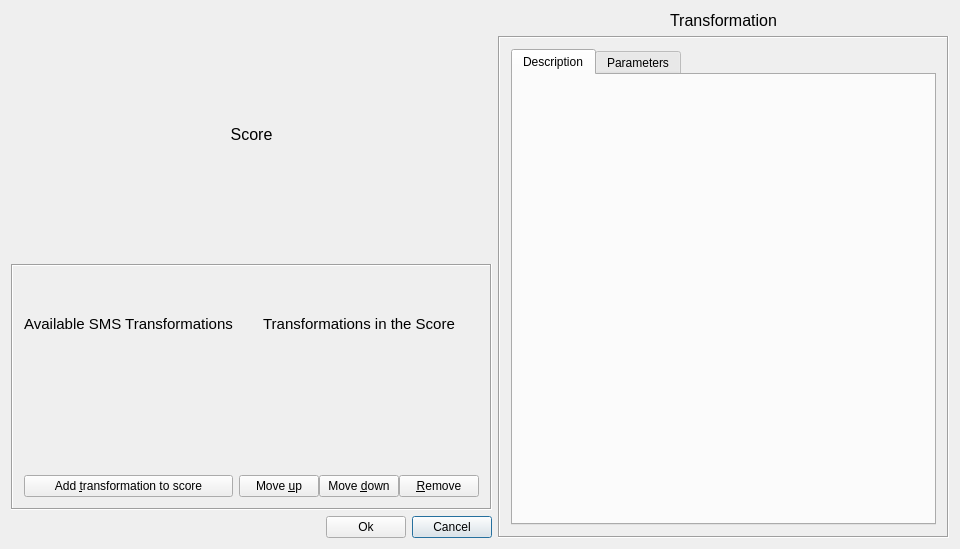
<?xml version="1.0" encoding="UTF-8"?>
<ui version="4.0">
 <class>ScoreEditorDlg</class>
 <widget class="QDialog" name="ScoreEditorDlg">
  <property name="geometry">
   <rect>
    <x>0</x>
    <y>0</y>
    <width>960</width>
    <height>549</height>
   </rect>
  </property>
  <property name="windowTitle">
   <string>SMS Tools 2 - SMS Transformation Score Editor</string>
  </property>
  <property name="modal">
   <bool>true</bool>
  </property>
  <layout class="QHBoxLayout">
   <item>
    <layout class="QVBoxLayout">
     <item>
      <widget class="QLabel" name="mScoreTitle">
       <property name="sizePolicy">
        <sizepolicy hsizetype="Preferred" vsizetype="Minimum">
         <horstretch>0</horstretch>
         <verstretch>0</verstretch>
        </sizepolicy>
       </property>
       <property name="font">
        <font>
         <pointsize>12</pointsize>
        </font>
       </property>
       <property name="text">
        <string>Score</string>
       </property>
       <property name="alignment">
        <set>Qt::AlignCenter</set>
       </property>
       <property name="wordWrap">
        <bool>false</bool>
       </property>
      </widget>
     </item>
     <item>
      <widget class="Q3Frame" name="mScoreFrameContainer">
       <property name="frameShape">
        <enum>QFrame::Box</enum>
       </property>
       <property name="frameShadow">
        <enum>QFrame::Sunken</enum>
       </property>
       <property name="lineWidth">
        <number>1</number>
       </property>
       <layout class="QHBoxLayout">
        <item>
         <layout class="QVBoxLayout">
          <item>
           <widget class="QLabel" name="mAvailableTransformationsLabel">
            <property name="font">
             <font>
              <pointsize>11</pointsize>
             </font>
            </property>
            <property name="text">
             <string>Available SMS Transformations</string>
            </property>
            <property name="alignment">
             <set>Qt::AlignCenter</set>
            </property>
            <property name="wordWrap">
             <bool>false</bool>
            </property>
           </widget>
          </item>
          <item>
           <widget class="Q3ListBox" name="mAvailableTransformationList">
            <property name="minimumSize">
             <size>
              <width>200</width>
              <height>0</height>
             </size>
            </property>
           </widget>
          </item>
          <item>
           <widget class="QPushButton" name="mAddToScoreBtn">
            <property name="minimumSize">
             <size>
              <width>200</width>
              <height>0</height>
             </size>
            </property>
            <property name="text">
             <string>Add &amp;transformation to score</string>
            </property>
            <property name="shortcut">
             <string>Alt+T</string>
            </property>
            <property name="autoDefault">
             <bool>true</bool>
            </property>
           </widget>
          </item>
         </layout>
        </item>
        <item>
         <layout class="QVBoxLayout">
          <item>
           <widget class="QLabel" name="mScoreTransformationLabel">
            <property name="font">
             <font>
              <pointsize>11</pointsize>
             </font>
            </property>
            <property name="text">
             <string>Transformations in the Score</string>
            </property>
            <property name="alignment">
             <set>Qt::AlignCenter</set>
            </property>
            <property name="wordWrap">
             <bool>false</bool>
            </property>
           </widget>
          </item>
          <item>
           <widget class="Q3ListBox" name="mScoreTransformationList">
            <property name="minimumSize">
             <size>
              <width>175</width>
              <height>0</height>
             </size>
            </property>
           </widget>
          </item>
          <item>
           <layout class="QHBoxLayout">
            <property name="spacing">
             <number>0</number>
            </property>
            <item>
             <widget class="QPushButton" name="mMoveUpBtn">
              <property name="minimumSize">
               <size>
                <width>65</width>
                <height>0</height>
               </size>
              </property>
              <property name="text">
               <string>Move &amp;up</string>
              </property>
              <property name="shortcut">
               <string>Alt+U</string>
              </property>
             </widget>
            </item>
            <item>
             <widget class="QPushButton" name="mMoveDownBtn">
              <property name="minimumSize">
               <size>
                <width>70</width>
                <height>0</height>
               </size>
              </property>
              <property name="text">
               <string>Move &amp;down</string>
              </property>
              <property name="shortcut">
               <string>Alt+D</string>
              </property>
             </widget>
            </item>
            <item>
             <widget class="QPushButton" name="mRemoveBtn">
              <property name="minimumSize">
               <size>
                <width>65</width>
                <height>0</height>
               </size>
              </property>
              <property name="text">
               <string>&amp;Remove</string>
              </property>
              <property name="shortcut">
               <string>Alt+R</string>
              </property>
             </widget>
            </item>
           </layout>
          </item>
         </layout>
        </item>
       </layout>
      </widget>
     </item>
     <item>
      <layout class="QHBoxLayout">
       <item>
        <spacer name="spacer1">
         <property name="orientation">
          <enum>Qt::Horizontal</enum>
         </property>
         <property name="sizeType">
          <enum>QSizePolicy::Expanding</enum>
         </property>
         <property name="sizeHint" stdset="0">
          <size>
           <width>81</width>
           <height>21</height>
          </size>
         </property>
        </spacer>
       </item>
       <item>
        <widget class="QPushButton" name="mOkBtn">
         <property name="text">
          <string>Ok</string>
         </property>
        </widget>
       </item>
       <item>
        <widget class="QPushButton" name="mCancelBtn">
         <property name="text">
          <string>Cancel</string>
         </property>
         <property name="default">
          <bool>true</bool>
         </property>
        </widget>
       </item>
      </layout>
     </item>
    </layout>
   </item>
   <item>
    <layout class="QVBoxLayout">
     <item>
      <widget class="QLabel" name="mTransformationLabel">
       <property name="sizePolicy">
        <sizepolicy hsizetype="Preferred" vsizetype="Minimum">
         <horstretch>0</horstretch>
         <verstretch>0</verstretch>
        </sizepolicy>
       </property>
       <property name="font">
        <font>
         <pointsize>12</pointsize>
        </font>
       </property>
       <property name="text">
        <string>Transformation</string>
       </property>
       <property name="alignment">
        <set>Qt::AlignCenter</set>
       </property>
       <property name="wordWrap">
        <bool>false</bool>
       </property>
      </widget>
     </item>
     <item>
      <widget class="Q3Frame" name="frame4">
       <property name="frameShape">
        <enum>QFrame::Box</enum>
       </property>
       <property name="frameShadow">
        <enum>QFrame::Sunken</enum>
       </property>
       <layout class="QHBoxLayout">
        <item>
         <widget class="QTabWidget" name="mTabWidget">
          <property name="currentIndex">
           <number>0</number>
          </property>
          <widget class="QWidget" name="tab">
           <attribute name="title">
            <string>Description</string>
           </attribute>
          </widget>
          <widget class="QWidget" name="tab">
           <attribute name="title">
            <string>Parameters</string>
           </attribute>
          </widget>
         </widget>
        </item>
       </layout>
      </widget>
     </item>
    </layout>
   </item>
  </layout>
 </widget>
 <layoutdefault spacing="6" margin="11"/>
 <pixmapfunction>qPixmapFromMimeSource</pixmapfunction>
 <customwidgets>
  <customwidget>
   <class>Q3Frame</class>
   <extends>QFrame</extends>
   <header>Qt3Support/Q3Frame</header>
   <container>1</container>
  </customwidget>
  <customwidget>
   <class>Q3ListBox</class>
   <extends>Q3Frame</extends>
   <header>q3listbox.h</header>
  </customwidget>
 </customwidgets>
 <tabstops>
  <tabstop>mAvailableTransformationList</tabstop>
  <tabstop>mAddToScoreBtn</tabstop>
  <tabstop>mScoreTransformationList</tabstop>
  <tabstop>mMoveUpBtn</tabstop>
  <tabstop>mMoveDownBtn</tabstop>
  <tabstop>mRemoveBtn</tabstop>
  <tabstop>mTabWidget</tabstop>
  <tabstop>mOkBtn</tabstop>
  <tabstop>mCancelBtn</tabstop>
 </tabstops>
 <resources/>
 <connections>
  <connection>
   <sender>mOkBtn</sender>
   <signal>clicked()</signal>
   <receiver>ScoreEditorDlg</receiver>
   <slot>accept()</slot>
   <hints>
    <hint type="sourcelabel">
     <x>20</x>
     <y>20</y>
    </hint>
    <hint type="destinationlabel">
     <x>20</x>
     <y>20</y>
    </hint>
   </hints>
  </connection>
  <connection>
   <sender>mCancelBtn</sender>
   <signal>clicked()</signal>
   <receiver>ScoreEditorDlg</receiver>
   <slot>reject()</slot>
   <hints>
    <hint type="sourcelabel">
     <x>20</x>
     <y>20</y>
    </hint>
    <hint type="destinationlabel">
     <x>20</x>
     <y>20</y>
    </hint>
   </hints>
  </connection>
  <connection>
   <sender>mAddToScoreBtn</sender>
   <signal>clicked()</signal>
   <receiver>ScoreEditorDlg</receiver>
   <slot>addHighlightedToScore()</slot>
   <hints>
    <hint type="sourcelabel">
     <x>20</x>
     <y>20</y>
    </hint>
    <hint type="destinationlabel">
     <x>20</x>
     <y>20</y>
    </hint>
   </hints>
  </connection>
  <connection>
   <sender>mMoveUpBtn</sender>
   <signal>clicked()</signal>
   <receiver>ScoreEditorDlg</receiver>
   <slot>moveHighlightedUp()</slot>
   <hints>
    <hint type="sourcelabel">
     <x>20</x>
     <y>20</y>
    </hint>
    <hint type="destinationlabel">
     <x>20</x>
     <y>20</y>
    </hint>
   </hints>
  </connection>
  <connection>
   <sender>mMoveDownBtn</sender>
   <signal>clicked()</signal>
   <receiver>ScoreEditorDlg</receiver>
   <slot>moveHighlightedDown()</slot>
   <hints>
    <hint type="sourcelabel">
     <x>20</x>
     <y>20</y>
    </hint>
    <hint type="destinationlabel">
     <x>20</x>
     <y>20</y>
    </hint>
   </hints>
  </connection>
  <connection>
   <sender>mRemoveBtn</sender>
   <signal>clicked()</signal>
   <receiver>ScoreEditorDlg</receiver>
   <slot>removeHighlightedFromScore()</slot>
   <hints>
    <hint type="sourcelabel">
     <x>20</x>
     <y>20</y>
    </hint>
    <hint type="destinationlabel">
     <x>20</x>
     <y>20</y>
    </hint>
   </hints>
  </connection>
  <connection>
   <sender>mAvailableTransformationList</sender>
   <signal>highlighted(QString)</signal>
   <receiver>ScoreEditorDlg</receiver>
   <slot>onSelectAvailableTransformation(QString)</slot>
   <hints>
    <hint type="sourcelabel">
     <x>20</x>
     <y>20</y>
    </hint>
    <hint type="destinationlabel">
     <x>20</x>
     <y>20</y>
    </hint>
   </hints>
  </connection>
  <connection>
   <sender>mScoreTransformationList</sender>
   <signal>highlighted(int)</signal>
   <receiver>ScoreEditorDlg</receiver>
   <slot>onSelectTransformationInScore(int)</slot>
   <hints>
    <hint type="sourcelabel">
     <x>20</x>
     <y>20</y>
    </hint>
    <hint type="destinationlabel">
     <x>20</x>
     <y>20</y>
    </hint>
   </hints>
  </connection>
 </connections>
</ui>
